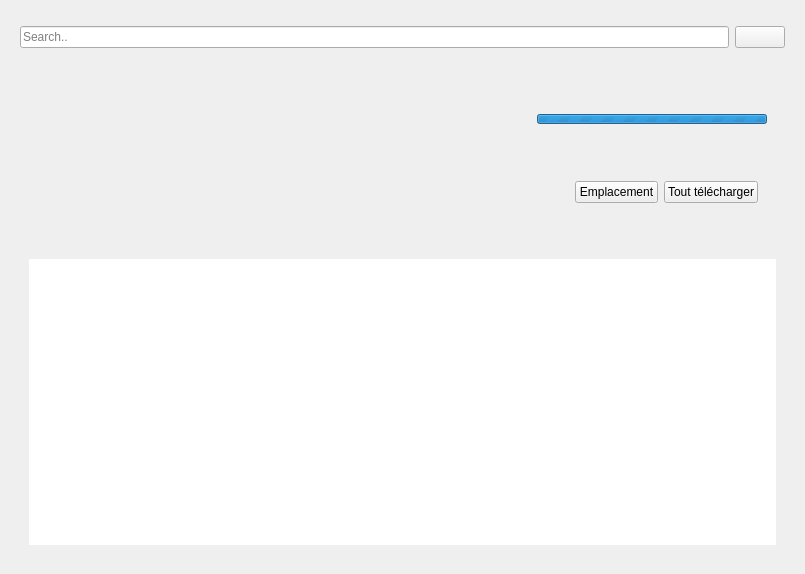
<?xml version="1.0" encoding="UTF-8"?>
<ui version="4.0">
 <class>MainWindow</class>
 <widget class="QWidget" name="MainWindow">
  <property name="geometry">
   <rect>
    <x>0</x>
    <y>0</y>
    <width>805</width>
    <height>574</height>
   </rect>
  </property>
  <property name="sizePolicy">
   <sizepolicy hsizetype="Expanding" vsizetype="Expanding">
    <horstretch>0</horstretch>
    <verstretch>0</verstretch>
   </sizepolicy>
  </property>
  <property name="windowTitle">
   <string>SpotWrap</string>
  </property>
  <property name="windowIcon">
   <iconset resource="../../assets/ressource.qrc">
    <normaloff>:/images/images/download.png</normaloff>:/images/images/download.png</iconset>
  </property>
  <layout class="QGridLayout" name="gridLayout">
   <item row="0" column="0">
    <layout class="QVBoxLayout" name="verticalLayout">
     <property name="sizeConstraint">
      <enum>QLayout::SetMaximumSize</enum>
     </property>
     <item>
      <widget class="QWidget" name="widget" native="true">
       <property name="sizePolicy">
        <sizepolicy hsizetype="Preferred" vsizetype="Fixed">
         <horstretch>0</horstretch>
         <verstretch>0</verstretch>
        </sizepolicy>
       </property>
       <property name="minimumSize">
        <size>
         <width>0</width>
         <height>50</height>
        </size>
       </property>
       <layout class="QHBoxLayout" name="horizontalLayout">
        <property name="spacing">
         <number>6</number>
        </property>
        <property name="bottomMargin">
         <number>6</number>
        </property>
        <item>
         <widget class="QLineEdit" name="lineEdit">
          <property name="text">
           <string/>
          </property>
          <property name="placeholderText">
           <string>Search..</string>
          </property>
         </widget>
        </item>
        <item alignment="Qt::AlignRight">
         <widget class="QPushButton" name="search">
          <property name="sizePolicy">
           <sizepolicy hsizetype="Fixed" vsizetype="Fixed">
            <horstretch>0</horstretch>
            <verstretch>0</verstretch>
           </sizepolicy>
          </property>
          <property name="minimumSize">
           <size>
            <width>50</width>
            <height>0</height>
           </size>
          </property>
          <property name="text">
           <string/>
          </property>
          <property name="icon">
           <iconset resource="../../assets/ressource.qrc">
            <normaloff>:/images/images/search.png</normaloff>:/images/images/search.png</iconset>
          </property>
          <property name="checkable">
           <bool>false</bool>
          </property>
         </widget>
        </item>
       </layout>
      </widget>
     </item>
     <item>
      <widget class="QWidget" name="widget_2" native="true">
       <layout class="QVBoxLayout" name="verticalLayout_2">
        <item>
         <widget class="QWidget" name="widget_3" native="true">
          <layout class="QGridLayout" name="gridLayout_2">
           <property name="leftMargin">
            <number>0</number>
           </property>
           <item row="0" column="0">
            <widget class="QLabel" name="labelCoverAlbum">
             <property name="sizePolicy">
              <sizepolicy hsizetype="Fixed" vsizetype="Fixed">
               <horstretch>0</horstretch>
               <verstretch>0</verstretch>
              </sizepolicy>
             </property>
             <property name="minimumSize">
              <size>
               <width>150</width>
               <height>150</height>
              </size>
             </property>
             <property name="text">
              <string/>
             </property>
             <property name="margin">
              <number>4</number>
             </property>
            </widget>
           </item>
           <item row="0" column="1">
            <widget class="QWidget" name="awidget_4" native="true">
             <layout class="QGridLayout" name="gridLayout_4">
              <property name="spacing">
               <number>0</number>
              </property>
              <item row="1" column="0">
               <widget class="QLabel" name="labelNbTitle">
                <property name="sizePolicy">
                 <sizepolicy hsizetype="Preferred" vsizetype="Maximum">
                  <horstretch>0</horstretch>
                  <verstretch>0</verstretch>
                 </sizepolicy>
                </property>
                <property name="font">
                 <font>
                  <italic>true</italic>
                 </font>
                </property>
                <property name="text">
                 <string/>
                </property>
               </widget>
              </item>
              <item row="0" column="0">
               <widget class="QWidget" name="widget_5" native="true">
                <layout class="QHBoxLayout" name="horizontalLayout_3">
                 <property name="leftMargin">
                  <number>0</number>
                 </property>
                 <property name="topMargin">
                  <number>0</number>
                 </property>
                 <property name="rightMargin">
                  <number>0</number>
                 </property>
                 <item>
                  <widget class="QLabel" name="labelTitle">
                   <property name="sizePolicy">
                    <sizepolicy hsizetype="Expanding" vsizetype="Preferred">
                     <horstretch>0</horstretch>
                     <verstretch>0</verstretch>
                    </sizepolicy>
                   </property>
                   <property name="font">
                    <font>
                     <pointsize>18</pointsize>
                     <weight>75</weight>
                     <bold>true</bold>
                    </font>
                   </property>
                   <property name="text">
                    <string/>
                   </property>
                  </widget>
                 </item>
                 <item>
                  <spacer name="horizontalSpacer_2">
                   <property name="orientation">
                    <enum>Qt::Horizontal</enum>
                   </property>
                   <property name="sizeHint" stdset="0">
                    <size>
                     <width>40</width>
                     <height>20</height>
                    </size>
                   </property>
                  </spacer>
                 </item>
                 <item>
                  <widget class="QProgressBar" name="progressBar">
                   <property name="sizePolicy">
                    <sizepolicy hsizetype="Fixed" vsizetype="Fixed">
                     <horstretch>0</horstretch>
                     <verstretch>0</verstretch>
                    </sizepolicy>
                   </property>
                   <property name="minimumSize">
                    <size>
                     <width>230</width>
                     <height>10</height>
                    </size>
                   </property>
                   <property name="maximumSize">
                    <size>
                     <width>16777215</width>
                     <height>10</height>
                    </size>
                   </property>
                   <property name="maximum">
                    <number>0</number>
                   </property>
                   <property name="value">
                    <number>-1</number>
                   </property>
                  </widget>
                 </item>
                </layout>
               </widget>
              </item>
              <item row="2" column="0">
               <widget class="QWidget" name="widget_4" native="true">
                <layout class="QHBoxLayout" name="horizontalLayout_2">
                 <property name="leftMargin">
                  <number>0</number>
                 </property>
                 <property name="topMargin">
                  <number>0</number>
                 </property>
                 <item>
                  <widget class="QLabel" name="labelArtistName">
                   <property name="sizePolicy">
                    <sizepolicy hsizetype="Maximum" vsizetype="Preferred">
                     <horstretch>0</horstretch>
                     <verstretch>0</verstretch>
                    </sizepolicy>
                   </property>
                   <property name="text">
                    <string/>
                   </property>
                  </widget>
                 </item>
                 <item>
                  <widget class="QLabel" name="labelSeparator">
                   <property name="sizePolicy">
                    <sizepolicy hsizetype="Maximum" vsizetype="Preferred">
                     <horstretch>0</horstretch>
                     <verstretch>0</verstretch>
                    </sizepolicy>
                   </property>
                   <property name="text">
                    <string/>
                   </property>
                  </widget>
                 </item>
                 <item>
                  <widget class="QLabel" name="labelDate">
                   <property name="text">
                    <string/>
                   </property>
                  </widget>
                 </item>
                 <item>
                  <spacer name="horizontalSpacer">
                   <property name="orientation">
                    <enum>Qt::Horizontal</enum>
                   </property>
                   <property name="sizeHint" stdset="0">
                    <size>
                     <width>40</width>
                     <height>20</height>
                    </size>
                   </property>
                  </spacer>
                 </item>
                 <item>
                  <widget class="QPushButton" name="buttonPath">
                   <property name="text">
                    <string>Emplacement</string>
                   </property>
                  </widget>
                 </item>
                 <item>
                  <widget class="QPushButton" name="buttonDownloadAll">
                   <property name="enabled">
                    <bool>true</bool>
                   </property>
                   <property name="text">
                    <string>Tout télécharger</string>
                   </property>
                  </widget>
                 </item>
                </layout>
               </widget>
              </item>
             </layout>
            </widget>
           </item>
          </layout>
         </widget>
        </item>
        <item>
         <widget class="QScrollArea" name="scrollArea">
          <property name="frameShape">
           <enum>QFrame::NoFrame</enum>
          </property>
          <property name="widgetResizable">
           <bool>true</bool>
          </property>
          <widget class="QWidget" name="scrollAreaWidgetContents">
           <property name="geometry">
            <rect>
             <x>0</x>
             <y>0</y>
             <width>779</width>
             <height>324</height>
            </rect>
           </property>
           <layout class="QGridLayout" name="gridLayout_3">
            <item row="0" column="0">
             <widget class="QListWidget" name="listWidget">
              <property name="frameShape">
               <enum>QFrame::NoFrame</enum>
              </property>
              <property name="resizeMode">
               <enum>QListView::Adjust</enum>
              </property>
              <property name="spacing">
               <number>0</number>
              </property>
              <property name="viewMode">
               <enum>QListView::ListMode</enum>
              </property>
             </widget>
            </item>
           </layout>
          </widget>
         </widget>
        </item>
       </layout>
      </widget>
     </item>
    </layout>
   </item>
  </layout>
 </widget>
 <resources>
  <include location="../../assets/ressource.qrc"/>
 </resources>
 <connections/>
</ui>
